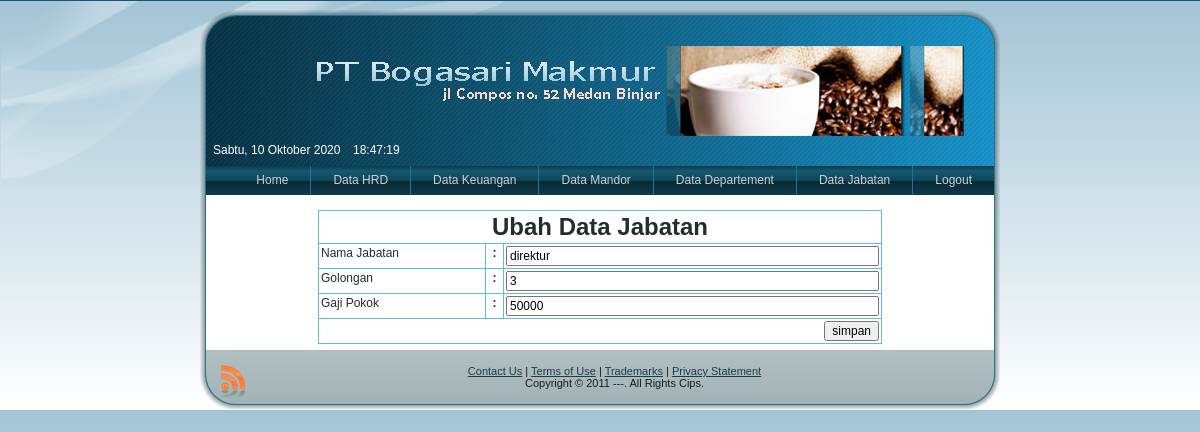
Screenshot of /penggajian3/uadmin.php?page=updatejabatan&id=1 with the database file from the repository.
### tables this page shows
CREATE TABLE `jabatan` (
  `id_jabatan` int(6) NOT NULL auto_increment,
  `nama_jabatan` varchar(25) default NULL,
  `golongan` varchar(25) default NULL,
  `gaji_pokok` int(11) default NULL,
  PRIMARY KEY  (`id_jabatan`)
);

### penggajian3/system/admin/update_jabatan.php (the view, shortened to what this page needs)
<?php
	$ii=mysql_query("select * from jabatan where id_jabatan='$_GET[id]'");
		$kk=mysql_fetch_array($ii);
?>
<form method="post" action="">
<br />
<table width="521" border="0" align="center"  class="tbls">
  <tr>
    <td colspan="3" align="center"><span class="style1">
    <div align="center">Ubah Data Jabatan </div>
    </span></td>
  </tr>
  <tr>
    <td width="162">Nama Jabatan</td>
    <td width="13"><div align="center"><strong>:</strong></div></td>
    <td width="332"><input type="text" name="najab" size="50" value="<?php echo $kk[nama_jabatan]; ?>"></td>
  </tr>
  <tr>
    <td width="162">Golongan</td>
    <td width="13"><div align="center"><strong>:</strong></div></td>
    <td><input type="text" name="gol" size="50" value="<?php echo $kk[golongan]; ?>"/></td>
  </tr>
  <tr>
    <td>Gaji Pokok</td>
    <td><div align="center"><strong>:</strong></div></td>
    <td><input type="text" name="gapok" size="50" value="<?php echo $kk[gaji_pokok]; ?>"></td>
  </tr>
  <tr>
    <td colspan="3"><div align="right"><input type="submit" name="simp" value="simpan"></div></td>
  </tr>
  </table>
</form>

### penggajian3/style.css (style rules this page uses)
body { margin: 0 auto; padding: 0; background-color: #145871; }
form { padding:0 !important; margin:0 !important; }
body { font-family: Arial, Helvetica, Sans-Serif; font-size: 12px; font-style: normal; font-weight: normal; color: #242C2D; }
input, select { font-family: Arial, Helvetica, Sans-Serif; font-size: 12px; font-style: normal; font-weight: normal; }

### penggajian3/uadmin.php (style rules this page uses)
.tbls table, table.tbls { border-collapse: collapse; margin: 1px; width:auto; }
.tbls table, table.tbls .tbls tr, .tbls th, .tbls td { background-color:Transparent; }
.tbls th, .tbls td { padding: 2px; border: solid 1px #5ABEE2; vertical-align: top; }
#all { background: -webkit-gradient(linear, left top, left bottom, from(#a2c4d5), to(#ffffff)); background: -moz-linear-gradient(top, #a2c4d5, #ffffff) no-repeat; filter: progid:DXImageTransform.Microsoft.gradient(startColorstr='#a2c4d5', endColorstr='#ffffff'); -ms-filter: progid:DXImageTransform.Microsoft.gradient(startColorstr='#a2c4d5', endColorstr='#ffffff'); }

### penggajian3/system/admin/update_jabatan.php (style rules this page uses)
.style1 { font-size: 24px; font-weight: bold; }

### rows the page displays
jabatan: najab "direktur", gol "3", gapok "50000"
